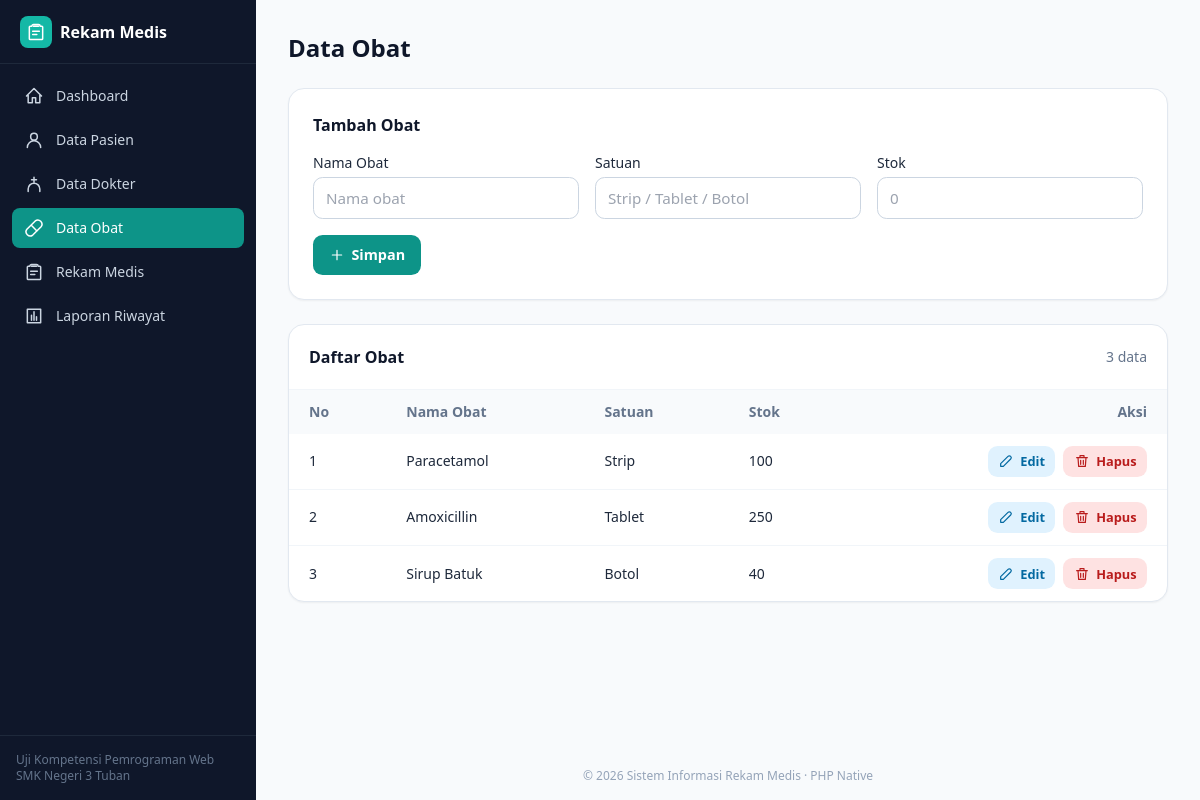
/obat.php, run on the app's committed database.
### tables this page shows
CREATE TABLE `obat` (
  `id_obat`    INT(11)      NOT NULL AUTO_INCREMENT,
  `nama_obat`  VARCHAR(100) NOT NULL,
  `satuan`     VARCHAR(30)  NOT NULL,
  `stok`       INT(11)      NOT NULL DEFAULT 0,
  PRIMARY KEY (`id_obat`)
);

### obat.php (the view, shortened to what this page needs)
<?php
require __DIR__ . '/includes/functions.php';
$db = db();
$edit = null;
$old  = pull_old();
$form = $old ?: ($edit ?? []);
$v = fn(string $k, $d = '') => e($form[$k] ?? $d);
$rows = fetch_all($db, 'SELECT * FROM obat ORDER BY id_obat ASC');
require __DIR__ . '/includes/header.php';
?>
<section class="bg-white rounded-2xl border border-slate-200 shadow-sm p-5 sm:p-6">
    <h2 class="font-semibold text-slate-900 mb-4"><?= $edit ? 'Edit Obat' : 'Tambah Obat' ?></h2>
    <form method="post" action="obat.php" data-validate novalidate class="grid grid-cols-1 md:grid-cols-3 gap-4">
        <div>
            <label for="nama_obat" class="block text-sm font-medium mb-1">Nama Obat</label>
            <input class="input" type="text" id="nama_obat" name="nama_obat" maxlength="100" required placeholder="Nama obat" value="<?= $v('nama_obat') ?>">
        </div>
        <div>
            <label for="satuan" class="block text-sm font-medium mb-1">Satuan</label>
            <input class="input" type="text" id="satuan" name="satuan" maxlength="30" required placeholder="Strip / Tablet / Botol" value="<?= $v('satuan') ?>">
        </div>
        <div>
            <label for="stok" class="block text-sm font-medium mb-1">Stok</label>
            <input class="input" type="number" id="stok" name="stok" min="0" step="1" required placeholder="0" value="<?= $v('stok') ?>">
        </div>
        <div class="md:col-span-3 flex flex-wrap gap-2">
            <button type="submit" class="btn btn-primary"><?= icon($edit ? 'check' : 'plus', 'w-4 h-4') ?> <?= $edit ? 'Simpan Perubahan' : 'Simpan' ?></button>
        </div>
    </form>
</section>
<section class="mt-6 bg-white rounded-2xl border border-slate-200 shadow-sm">
    <div class="p-5 border-b border-slate-100 flex items-center justify-between">
        <h2 class="font-semibold text-slate-900">Daftar Obat</h2>
        <span class="text-sm text-slate-500"><?= count($rows) ?> data</span>
    </div>
    <div class="overflow-x-auto">
        <table class="w-full text-sm min-w-[560px]">
            <thead class="bg-slate-50 text-left text-slate-500">
                <tr><th class="px-5 py-3">No</th><th class="px-5 py-3">Nama Obat</th><th class="px-5 py-3">Satuan</th><th class="px-5 py-3">Stok</th><th class="px-5 py-3 text-right">Aksi</th></tr>
            </thead>
            <tbody class="divide-y divide-slate-100">
            <?php foreach ($rows as $i => $r): ?>
                <tr class="hover:bg-slate-50">
                    <td class="px-5 py-3"><?= $i + 1 ?></td>
                    <td class="px-5 py-3 font-medium"><?= e($r['nama_obat']) ?></td>
                    <td class="px-5 py-3"><?= e($r['satuan']) ?></td>
                    <td class="px-5 py-3"><?= (int)$r['stok'] ?></td>
                    <td class="px-5 py-3">
                        <div class="flex justify-end gap-2">
                            <a href="obat.php?edit=<?= (int)$r['id_obat'] ?>" class="btn btn-edit btn-sm"><?= icon('edit', 'w-4 h-4') ?> Edit</a>
                            <form method="post" action="obat.php" data-confirm="Hapus obat &quot;<?= e($r['nama_obat']) ?>&quot;? Tindakan ini tidak dapat dibatalkan.">
                                <button type="submit" class="btn btn-danger btn-sm"><?= icon('trash', 'w-4 h-4') ?> Hapus</button>
                            </form>
                        </div>
                    </td>
                </tr>
            <?php endforeach; ?>
            </tbody>
        </table>
    </div>
</section>
<?php require __DIR__ . '/includes/footer.php'; ?>

### includes/functions.php (shortened to what this page needs)
<?php
function e($v): string
{
    return htmlspecialchars((string)$v, ENT_QUOTES, 'UTF-8');
}
function pull_old(): array
{
    $o = $_SESSION['old'] ?? [];
    return $o;
}
function fetch_all(mysqli $db, string $sql, string $types = '', array $params = []): array
{
    $st = $db->prepare($sql);
    $st->execute();
    $rows = $st->get_result()->fetch_all(MYSQLI_ASSOC);
    return $rows;
}
function icon(string $name, string $cls = 'w-5 h-5'): string
{
    $paths = [
        'home'     => 'M3 12l9-9 9 9M5 10v10h5v-6h4v6h5V10',
        'user'     => 'M12 12a4 4 0 100-8 4 4 0 000 8zM4 21a8 8 0 0116 0',
        'doctor'   => 'M12 4v6m-3-3h6M5 21v-3a7 7 0 0114 0v3',
        'pill'     => 'M10.5 20.5a5 5 0 01-7-7l10-10a5 5 0 017 7l-10 10zM8.5 8.5l7 7',
        'clipboard'=> 'M9 5h6M9 3h6a2 2 0 012 2v0h2a1 1 0 011 1v14a1 1 0 01-1 1H5a1 1 0 01-1-1V6a1 1 0 011-1h2v0a2 2 0 012-2zM8 11h8M8 15h5',
        'report'   => 'M9 17v-6m3 6V7m3 10v-4M4 4h16v16H4z',
        'menu'     => 'M4 6h16M4 12h16M4 18h16',
        'close'    => 'M6 6l12 12M18 6L6 18',
        'edit'     => 'M4 20h4L19 9a2.8 2.8 0 00-4-4L4 16v4z',
        'trash'    => 'M4 7h16M10 11v6m4-6v6M6 7l1 13h10l1-13M9 7V4h6v3',
        'plus'     => 'M12 5v14M5 12h14',
        'check'    => 'M5 13l4 4L19 7',
        'warn'     => 'M12 9v4m0 4h.01M10.3 3.9L2.4 18a2 2 0 001.7 3h15.8a2 2 0 001.7-3L13.7 3.9a2 2 0 00-3.4 0z',
        'print'    => 'M7 9V3h10v6M7 17H5a1 1 0 01-1-1v-5a2 2 0 012-2h12a2 2 0 012 2v5a1 1 0 01-1 1h-2M7 14h10v7H7z',
    ];
    $d = $paths[$name] ?? '';
    return '<svg class="' . e($cls) . '" fill="none" stroke="currentColor" stroke-width="1.8" '
         . 'stroke-linecap="round" stroke-linejoin="round" viewBox="0 0 24 24" aria-hidden="true">'
         . '<path d="' . $d . '"/></svg>';
}

### includes/header.php (style rules this page uses)
.input { width:100%;border:1px solid #cbd5e1;border-radius:.6rem;padding:.55rem .75rem;background:#fff;font-size:.95rem;transition:box-shadow .15s,border-color .15s }
.input:invalid:not(:placeholder-shown):not(select) { border-color:#f87171 }
.btn { display:inline-flex;align-items:center;gap:.4rem;border-radius:.6rem;padding:.55rem 1rem;font-weight:600;font-size:.9rem;transition:background .15s }
.btn-primary { background:#0d9488;color:#fff }
.btn-danger { background:#fee2e2;color:#b91c1c }
.btn-edit { background:#e0f2fe;color:#0369a1 }
.btn-sm { padding:.35rem .65rem;font-size:.8rem }

### data on the page
obat: nama_obat "Paracetamol", satuan "Strip", stok "100"
obat: nama_obat "Amoxicillin", satuan "Tablet", stok "250"
obat: nama_obat "Sirup Batuk", satuan "Botol", stok "40"

### other printed values
$label "Dashboard"
$label "Data Pasien"
$label "Data Dokter"
$label "Data Obat"
$label "Rekam Medis"
$label "Laporan Riwayat"
$pageTitle "Data Obat"
count($rows) "3"
